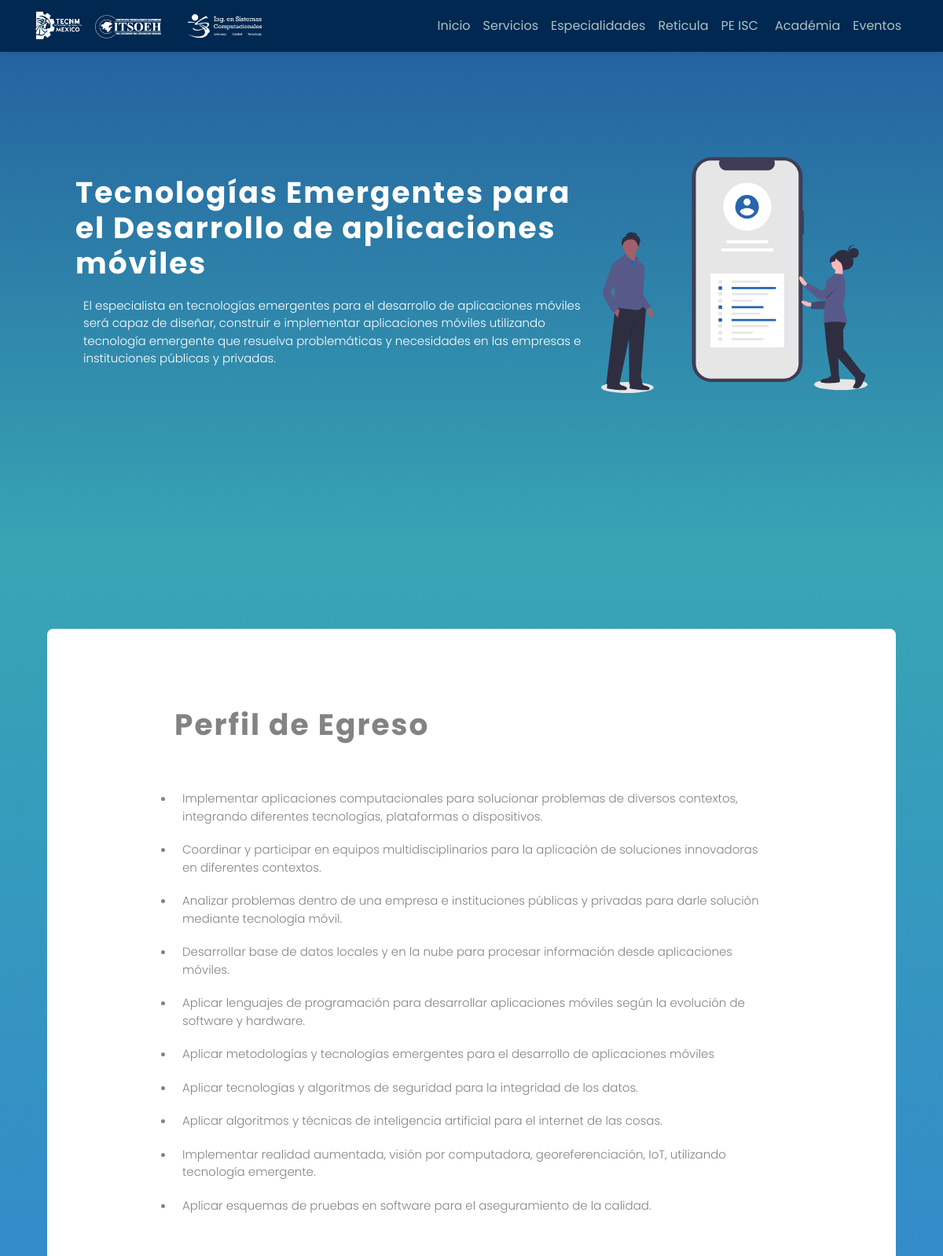
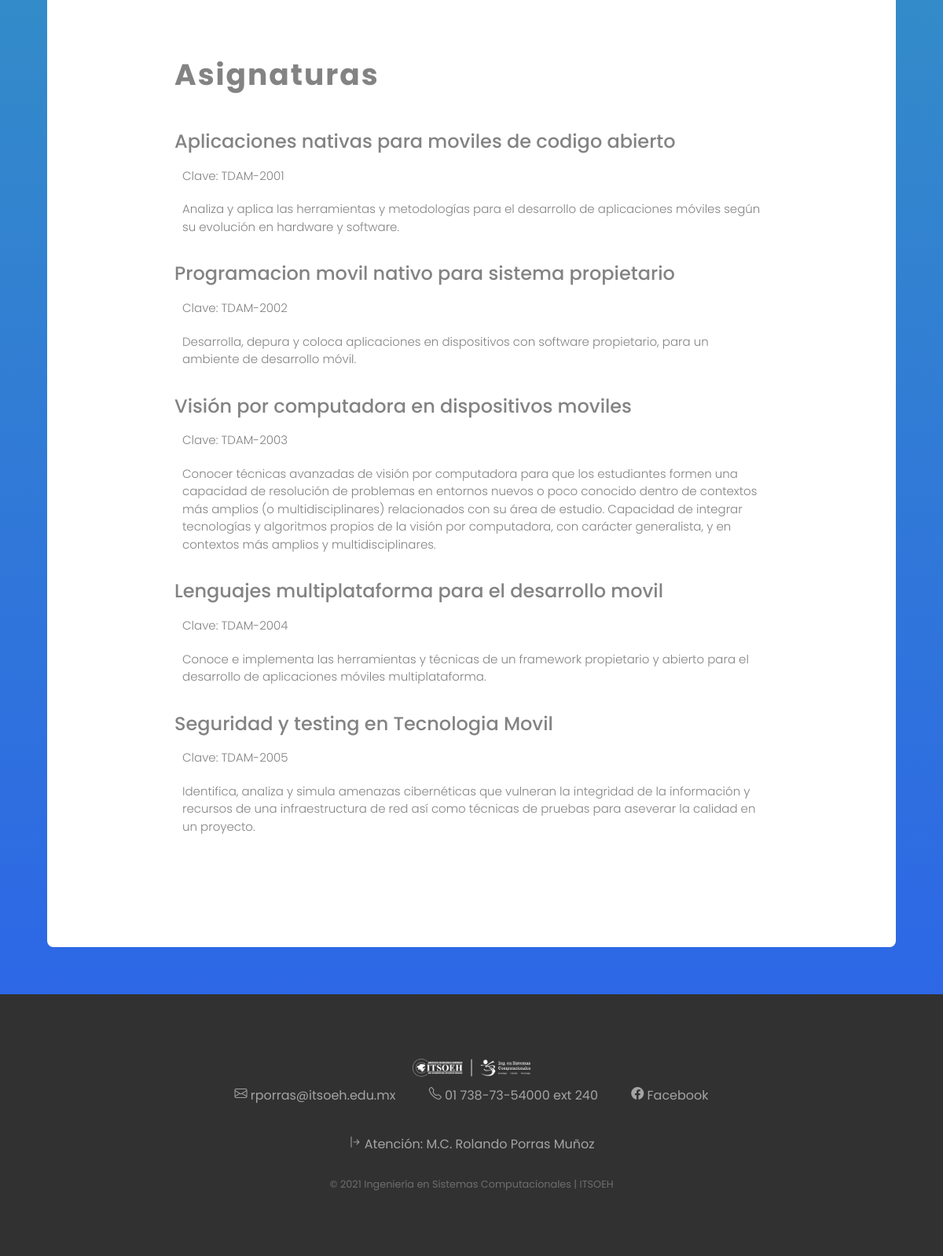
Page /Especialidad.php?sp=2 on the committed database (2 pictures, top to bottom).
### tables this page shows
CREATE TABLE `especialidad` (
  `idespecialidad` int(11) NOT NULL,
  `Nombre` varchar(100) DEFAULT NULL,
  `Objetivo` varchar(600) DEFAULT NULL,
  `Estado` int(11) DEFAULT 1,
  `pdfReticula` varchar(100) DEFAULT 'Sin Archivo',
  `imagen` varchar(100) DEFAULT 'Sin Imagen'
);

CREATE TABLE `asignaturas_esp` (
  `idespecialidad` int(11) NOT NULL,
  `idasignatura` varchar(10) NOT NULL,
  `descripcion` varchar(600) DEFAULT NULL,
  `Estado` int(11) DEFAULT 1
);

CREATE TABLE `mallacurricular` (
  `MC_ClaveAsignatura` varchar(10) NOT NULL,
  `MC_NombreAsignatura` varchar(60) DEFAULT NULL,
  `MC_SemestreAsignatura` int(1) DEFAULT NULL,
  `MC_HorasTot` varchar(15) DEFAULT NULL,
  `MC_Area` int(11) DEFAULT NULL,
  `MC_Estado` tinyint(4) DEFAULT 1,
  `MC_PdfNombre` varchar(100) DEFAULT 'Sin Archivo',
  `MC_Especialidad` int(11) DEFAULT NULL
);

### Controlador/Controlador.php (called while the page is built, shortened)
<?php
$con = conectar();
function getArea() {
    global $con;
    $stmt = $con->prepare("call isic.sp_area();");
    $stmt->execute();
    $stmt->bind_result($Nombre, $Horas);
    $i = 0;
    while ($stmt->fetch()) {
        $area[$i][0] = $Nombre;
        $area[$i][1] = $Horas;
        $i++;
    }
    return $area;
}
function getInv() {
    global $con;
    $stmt = $con->prepare("call isic.sp_lineaInvs();");
    $stmt->execute();
    $stmt->bind_result($temalinea, $Nombre, $GradoAcademico, $idDocente, $Docente, $CargoDocente, $Estado, $EstadoTema);
    $i = 0;
    while ($stmt->fetch()) {
        $inv[$i][0] = $temalinea;
        $inv[$i][1] = $Nombre;
        $inv[$i][2] = $GradoAcademico;
        $inv[$i][3] = $idDocente;
        $inv[$i][4] = $Docente;
        $inv[$i][5] = $CargoDocente;
        $inv[$i][6] = $Estado;
        $inv[$i][7] = $EstadoTema;
        $i++;
    }
    return $inv;
}
function getListEsp() {
    global $con;
    $stmt = $con->prepare("call isic.sp_especialidad_lista();");
    $stmt->execute();
    $stmt->bind_result($idespecialidad, $Nombre);
    $i = 0;
    while ($stmt->fetch()) {
        $listEsp[$i][0] = $idespecialidad;
        $listEsp[$i][1] = $Nombre;
        $i++;
    }
    return $listEsp;
}
function getEspecialidadInfo($esp) {
    global $con;
    $stmt = $con->prepare("call isic.sp_especialidad(?);");
    $stmt->bind_param("i", $esp);
    $stmt->execute();
    $stmt->bind_result($Nombre, $Objetivo, $pdfReticula, $imagen);
    $i = 0;
    while ($stmt->fetch()) {
        $espInfo[$i][0] = $Nombre;
        $espInfo[$i][1] = $Objetivo;
        $espInfo[$i][2] = $pdfReticula;
        $espInfo[$i][3] = $imagen;
        $i++;
    }
    return $espInfo;
}
function getAsignaturasEsp($esp) {
    global $con;
    $stmt = $con->prepare("call isic.sp_asignaturasEsp(?);");
    $stmt->bind_param("i", $esp);
    $stmt->execute();
    $stmt->bind_result($Nombre, $idasignatura, $MC_NombreAsignatura, $descripcion);
    $i = 0;
    while ($stmt->fetch()) {
        $espAsig[$i][0] = $Nombre;
        $espAsig[$i][1] = $idasignatura;
        $espAsig[$i][2] = $MC_NombreAsignatura;
        $espAsig[$i][3] = $descripcion;
        $i++;
    }
    return $espAsig;
}
function getPerfilEgreso($esp) {
    global $con;
    $stmt = $con->prepare("call isic.sp_egreso(?);");
    $stmt->bind_param("i", $esp);
    $stmt->execute();
    $stmt->bind_result($capacidad);
    $i = 0;
    while ($stmt->fetch()) {
        $espEgr[$i] = $capacidad;
        $i++;
    }
    return $espEgr;
}
function getListaPE() {
    global $con;
    $stmt = $con->prepare("call isic.sp_getListaPE();");
    $stmt->execute();
    $stmt->bind_result($idtipo_PE, $Nombre);
    $i = 0;
    while ($stmt->fetch()) {
        $listaPE[$i][0] = $idtipo_PE;
        $listaPE[$i][1] = $Nombre;
        $i++;
    }
    return $listaPE;
}

### Especialidad.php (the view)
<?php
include('head.php');
$sp = $_GET["sp"];
$espInfo = getEspecialidadInfo($sp);
$espAsig = getAsignaturasEsp($sp);
$espEgr = getPerfilEgreso($sp);
?>
<div class="especialidad">
    <section id="sec1">
        <div class="contenedor">
            <div class="contenedor-texto">
                <?php
                echo '<h2 style="color:#fff; !important">' . $espInfo[0][0] . '</h2>
                        <p style="color:#fff; !important">' . $espInfo[0][1] . '</p>';
                ?>
            </div>
        </div>
        <?php echo '<img src="img/especialidades/' . $espInfo[0][3] . '?1.0.0">' ?>
    </section>
    <section id="sec2">
        <div class="perfiles contenedor-texto container">
            <h2>Perfil de Egreso</h2>
            <ul>
                <?php
                for ($i = 0; $i < sizeof($espEgr); $i++) {
                    echo '<li><p>' . $espEgr[$i] . '</p></li>';
                }
                ?>
            </ul>
            <div class="row">
                <div class="col-md-12">
                    <h2 class="mb-5">Asignaturas</h2>
                    <?php
                    for ($i = 0; $i < sizeof($espAsig); $i++) {
                        echo '<div class="resume-item mb-4">
                              <h4>' . $espAsig[$i][2] . '</h4>
                              <p>Clave: ' . $espAsig[$i][1] . '</p>
                              <p>' . $espAsig[$i][3] . '</p>
                          </div>';
                    }
                    ?>
                </div>
            </div>
        </div>
    </section>
</div>
<?php include('footer.php'); ?>

### css/index.css (style rules this page uses)
*, *:after, *:before { margin: 0; padding: 0; box-sizing: border-box; -moz-box-sizing: border-box; -webkit-box-sizing: border-box; }
body { margin: 0; padding: 0; font-family: 'Poppins', sans-serif; }
.inicio #home .contenedor ul, p { margin: 0; }
.resumen .contacto h3,p { color: #494949; }
html { scroll-behavior: smooth; }

### css/organigrama.css (style rules this page uses)
:root { --level-1: #00c0b6; --level-2: #03afaf; --level-3: #108181; --level-4: #02598b; --black: black; }

### css/complementarias.css (style rules this page uses)
@media screen and (min-width: 360px) { .complementaria .resume-item .col-md-7 h4, p { text-align: center; padding: 10px; } }

### css/especialidad.css (style rules this page uses)
.especialidad { margin: 0; padding: 0; box-sizing: border-box; }
.especialidad section .contenedor-texto { width: 100%; top: 0; right: 0; left: 0; bottom: 0; overflow: hidden; }
.especialidad #sec1 { height: 700px; }
.especialidad #sec1 .contenedor-texto { font-size: 15px; }
.especialidad #sec2 .contenedor-texto { font-size: 15px; padding-left: 8%; padding-right: 8%; color: #838383; }
.especialidad #sec2 { padding-top: 100px; padding-right: 5%; padding-left: 5%; padding-bottom: 5%; height: 100%; }
.especialidad #sec2 .perfiles { text-align: left; padding: 0 15%; padding-bottom: 10%; background: #fff; border-radius: 8px; }
.especialidad #sec2 .perfiles p { color: #838383; }
.especialidad #sec2 .perfiles h2 { color: #838383 !important; margin-top: 100px; margin-bottom: 50px; }
.especialidad #sec1 { padding-right: 8%; padding-left: 8%; }
.especialidad section { display: flex; justify-content: space-evenly; align-items: center; color: whitesmoke !important; }
.especialidad section h2 { font-size: 2.5em; font-weight: 700; letter-spacing: 2px; margin-bottom: 10px; color: #fff !important; }
.especialidad section p { font-weight: 300; animation: cambiar 3s none; }
.especialidad section:nth-child(1) { background-image: linear-gradient(to top, #38A5B4 0%, #235c9e 100%) !important; }
.especialidad section:nth-child(2) { background-image: linear-gradient(to top, #2d67e6 0%, #38A5B4 100%) !important; }
.especialidad #sec1>img { height: 300px; animation: cambiar 3s none; }
.especialidad .perfiles .resume-item span, h4, p { text-align: left; }

### rows in the picture
especialidad: Nombre "Tecnologías Emergentes para el Desarrollo de aplicaciones móviles", Objetivo "El especialista en tecnologías emergentes para el desarrollo de aplicaciones móviles será capaz de diseñar, construir e implementar aplicaciones móviles utilizando tecnología emergente que resuelva problemáticas y necesidades en las empresas e instituciones públicas y privadas.", imagen (picture)
asignaturas_esp: idasignatura.MC_NombreAsignatura "Aplicaciones nativas para moviles de codigo abierto", idasignatura "TDAM-2001", descripcion "Analiza y aplica las herramientas y metodologías para el desarrollo de aplicaciones móviles según su evolución en hardware y software."
asignaturas_esp: idasignatura.MC_NombreAsignatura "Programacion movil nativo para sistema propietario", idasignatura "TDAM-2002", descripcion "Desarrolla, depura y coloca aplicaciones en dispositivos con software propietario, para un ambiente de desarrollo móvil."
asignaturas_esp: idasignatura.MC_NombreAsignatura "Visión por computadora en dispositivos moviles", idasignatura "TDAM-2003", descripcion "Conocer técnicas avanzadas de visión por computadora para que los estudiantes formen una capacidad de resolución de problemas en entornos nuevos o poco conocido dentro de contextos más amplios (o multidisciplinares) relacionados con su área de estudio. Capacidad de integrar tecnologías y algoritmos propios de la visión por computadora, con carácter generalista, y en contextos más amplios y multidisciplinares."
asignaturas_esp: idasignatura.MC_NombreAsignatura "Lenguajes multiplataforma para el desarrollo movil", idasignatura "TDAM-2004", descripcion "Conoce e implementa las herramientas y técnicas de un framework propietario y abierto para el desarrollo de aplicaciones móviles multiplataforma."
asignaturas_esp: idasignatura.MC_NombreAsignatura "Seguridad y testing en Tecnologia Movil", idasignatura "TDAM-2005", descripcion "Identifica, analiza y simula amenazas cibernéticas que vulneran la integridad de la información y recursos de una infraestructura de red así como técnicas de pruebas para aseverar la calidad en un proyecto."

### other values in the picture
$espEgr[$i] "Implementar aplicaciones computacionales para solucionar problemas de diversos contextos, integrando diferentes tecnologías, plataformas o dispositivos."
$espEgr[$i] "Coordinar y participar en equipos multidisciplinarios para la aplicación de soluciones innovadoras en diferentes contextos."
$espEgr[$i] "Analizar problemas dentro de una empresa e instituciones públicas y privadas para darle solución mediante tecnología móvil."
$espEgr[$i] "Desarrollar base de datos locales y en la nube para procesar información desde aplicaciones móviles."
$espEgr[$i] "Aplicar lenguajes de programación para desarrollar aplicaciones móviles según la evolución de software y hardware."
$espEgr[$i] "Aplicar metodologías y tecnologías emergentes para el desarrollo de aplicaciones móviles"
$espEgr[$i] "Aplicar tecnologías y algoritmos de seguridad para la integridad de los datos."
$espEgr[$i] "Aplicar algoritmos y técnicas de inteligencia artificial para el internet de las cosas."
$espEgr[$i] "Implementar realidad aumentada, visión por computadora, georeferenciación, IoT, utilizando tecnología emergente."
$espEgr[$i] "Aplicar esquemas de pruebas en software para el aseguramiento de la calidad."
